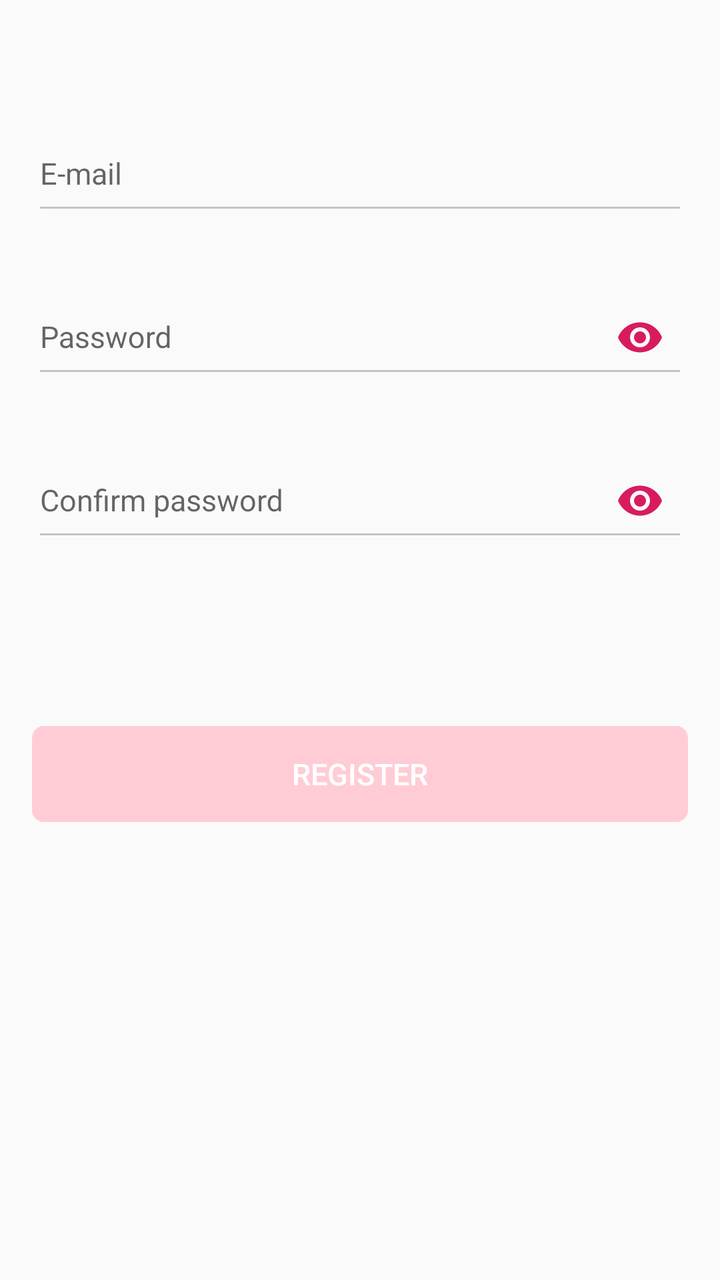
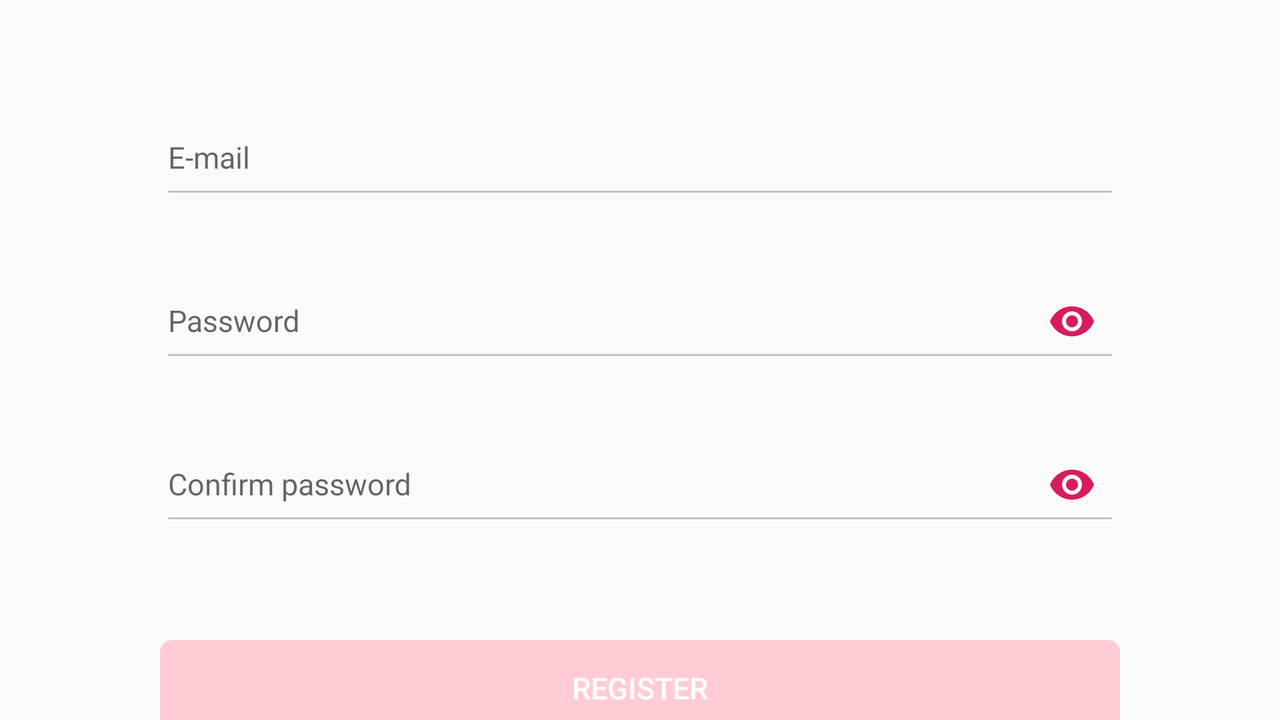

The same Android screen from two of the app's own layout files: first res/layout/ as a phone draws it, then the repository's variant for another configuration, drawn on a device whose configuration selects that folder. Both files follow.
<!-- AndroidManifest.xml: application theme AppTheme -->
<!-- res/layout/activity_registration.xml -->
<?xml version="1.0" encoding="utf-8"?>
<ScrollView
        xmlns:android="http://schemas.android.com/apk/res/android" android:layout_width="match_parent"
        android:layout_height="match_parent">
    <androidx.constraintlayout.widget.ConstraintLayout
            xmlns:app="http://schemas.android.com/apk/res-auto"
            android:layout_width="match_parent"
            android:layout_height="match_parent">
        <include android:id="@+id/toolbarRegistration"
                 layout="@layout/toolbar"/>
        <com.google.android.material.textfield.TextInputLayout
                android:id="@+id/emailRegLayout"
                android:layout_width="match_parent"
                android:layout_height="wrap_content"
                android:layout_marginStart="@dimen/margin_2x"
                android:layout_marginEnd="@dimen/margin_2x"
                app:layout_constraintTop_toBottomOf="@+id/toolbarRegistration"
                app:layout_constraintRight_toRightOf="parent"
                app:layout_constraintLeft_toLeftOf="parent"
                android:theme="@style/Input"
                app:errorEnabled="true">
            <com.google.android.material.textfield.TextInputEditText
                    android:id="@+id/emailRegInput"
                    android:layout_width="match_parent"
                    android:layout_height="wrap_content"
                    android:hint="E-mail"
                    android:textSize="@dimen/textSize_3x"
                    android:paddingBottom="@dimen/padding_3x"/>

        </com.google.android.material.textfield.TextInputLayout>

        <com.google.android.material.textfield.TextInputLayout
                android:id="@+id/passwordRegLayout"
                android:layout_width="match_parent"
                android:layout_height="wrap_content"
                android:layout_marginStart="@dimen/margin_2x"
                android:layout_marginEnd="@dimen/margin_2x"
                app:layout_constraintTop_toBottomOf="@+id/emailRegLayout"
                app:layout_constraintRight_toRightOf="parent"
                app:layout_constraintLeft_toLeftOf="parent"
                android:theme="@style/Input"
                app:errorEnabled="true"
                app:passwordToggleEnabled="true"
                app:passwordToggleDrawable="@drawable/ic_show_password"
                app:passwordToggleTint="@color/colorAccent"
        >
            <com.google.android.material.textfield.TextInputEditText
                    android:id="@+id/passwordRegInput"
                    style="@style/FullScreen.TextInputForms"
                    android:hint="Password"
                    android:inputType="textPassword"/>

        </com.google.android.material.textfield.TextInputLayout>
        <com.google.android.material.textfield.TextInputLayout
                android:id="@+id/passwordConfirmRegLayout"
                android:layout_width="match_parent"
                android:layout_height="wrap_content"
                android:layout_marginStart="@dimen/margin_2x"
                android:layout_marginEnd="@dimen/margin_2x"
                app:layout_constraintTop_toBottomOf="@+id/passwordRegLayout"
                app:layout_constraintRight_toRightOf="parent"
                app:layout_constraintLeft_toLeftOf="parent"
                android:theme="@style/Input"
                app:errorEnabled="true"
                app:passwordToggleEnabled="true"
                app:passwordToggleDrawable="@drawable/ic_show_password"
                app:passwordToggleTint="@color/colorAccent">
            <com.google.android.material.textfield.TextInputEditText
                    android:id="@+id/passwordConfirmRegInput"
                    style="@style/FullScreen.TextInputForms"
                    android:hint="Confirm password"
                    android:inputType="textPassword"/>
            <TextView android:id="@+id/errorRegister"
                      android:layout_width="wrap_content"
                      android:layout_height="wrap_content"
                      app:layout_constraintTop_toBottomOf="@id/passwordConfirmRegLayout"
                      app:layout_constraintLeft_toLeftOf="parent"
                      app:layout_constraintRight_toRightOf="parent"
                      android:visibility="invisible"
                      android:textColor="@android:color/holo_red_dark"
                      android:text="Placeholder"/>
        </com.google.android.material.textfield.TextInputLayout>
        <ProgressBar
                android:id="@+id/loadingScreenRegister"
                android:layout_width="match_parent"
                android:layout_height="wrap_content"
                app:layout_constraintTop_toBottomOf="@id/btnRegister"
                app:layout_constraintLeft_toLeftOf="parent"
                app:layout_constraintRight_toRightOf="parent"
                android:layout_marginTop="@dimen/margin_6x"
                android:visibility="gone"
        />
        <Button
                android:id="@+id/btnRegister"
                style="@style/FullScreen.Button"
                app:layout_constraintTop_toBottomOf="@+id/passwordConfirmRegLayout"
                app:layout_constraintLeft_toLeftOf="parent"
                app:layout_constraintRight_toRightOf="parent"
                android:layout_marginTop="@dimen/margin_6x"
                android:layout_marginStart="@dimen/margin_2x"
                android:layout_marginEnd="@dimen/margin_2x"
                android:text="REGISTER"/>

    </androidx.constraintlayout.widget.ConstraintLayout>
</ScrollView>
<!-- res/layout/toolbar.xml (included above) -->
<?xml version="1.0" encoding="utf-8"?>
<androidx.appcompat.widget.Toolbar xmlns:android="http://schemas.android.com/apk/res/android"
                                   android:layout_width="match_parent"
                                   android:layout_height="wrap_content"
                                   android:elevation="0dp"
                                   android:theme="@style/AppThemeSecondary">
</androidx.appcompat.widget.Toolbar>
<!-- resources referenced by this layout -->
<resources>
  <color name="colorAccent">#D81B60</color>
  <dimen name="margin_2x">16dp</dimen>
  <dimen name="margin_6x">48dp</dimen>
  <dimen name="padding_3x">15dp</dimen>
  <dimen name="textSize_3x">15sp</dimen>
  <style name="AppThemeSecondary" parent="Theme.AppCompat.Light">
          <item name="android:windowContentOverlay">@null</item>
          <item name="colorPrimary">#ffffff</item>
          <item name="colorPrimaryDark">@color/colorPrimaryDark</item>
          <item name="colorAccent">@color/colorAccent</item>
      </style>
  <style name="FullScreen.Button">
          <item name="android:textSize">@dimen/textSize_3x</item>
          <item name="android:textColor">#ffffff</item>
          <item name="android:background">@drawable/btn_selector</item>
          <item name="android:enabled">false</item>
      </style>
  <style name="FullScreen.TextInputForms">
          <item name="android:textSize">@dimen/textSize_3x</item>
          <item name="android:paddingTop">@dimen/padding_3x</item>
          <item name="android:paddingBottom">@dimen/padding_3x</item>
      </style>
  <style name="Input">
          <item name="colorControlNormal">@color/cardview_shadow_start_color</item>
          <item name="colorControlActivated">@color/cardview_shadow_start_color</item>
      </style>
  <style name="AppTheme" parent="Theme.AppCompat.Light.NoActionBar">
          <item name="colorPrimary">@color/colorPrimary</item>
          <item name="colorPrimaryDark">@color/colorPrimaryDark</item>
          <item name="colorAccent">@color/colorAccent</item>
      </style>
  <color name="colorPrimaryDark">#000000</color>
  <!-- drawable btn_selector (drawable) -->
  <?xml version="1.0" encoding="utf-8"?>
  <selector xmlns:android="http://schemas.android.com/apk/res/android">
      <item android:state_enabled="true" android:drawable="@drawable/btn_enabled"></item>
      <item android:drawable="@drawable/btn_disabled"></item>
  </selector>
  <color name="colorPrimary">#008577</color>
  <!-- drawable btn_enabled (drawable) -->
  <?xml version="1.0" encoding="utf-8"?>
  <shape  xmlns:android="http://schemas.android.com/apk/res/android">
      <solid android:color="#ff758c"/>
      <corners android:radius="6sp"/>
  </shape>
  <!-- drawable btn_disabled (drawable-hdpi) -->
  <?xml version="1.0" encoding="utf-8"?>
  <shape  xmlns:android="http://schemas.android.com/apk/res/android">
      <solid android:color="#ffccd5"/>
      <corners android:radius="6sp"/>
  </shape>
</resources>
<!-- res/layout-land/activity_registration.xml (the repository's variant of the layout above) -->
<!-- drawn on the phone turned sideways -->
<?xml version="1.0" encoding="utf-8"?>
<androidx.constraintlayout.widget.ConstraintLayout xmlns:android="http://schemas.android.com/apk/res/android"
                                                   xmlns:app="http://schemas.android.com/apk/res-auto"
                                                   android:layout_width="match_parent"
                                                   android:layout_height="match_parent">
    <androidx.constraintlayout.widget.Guideline android:id="@+id/guideFirst"
                                                android:layout_width="match_parent"
                                                android:layout_height="match_parent"
                                                android:orientation="vertical"
                                                app:layout_constraintGuide_percent="0.1"/>
    <androidx.constraintlayout.widget.Guideline android:id="@+id/guideSecond"
                                                android:layout_width="match_parent"
                                                android:layout_height="match_parent"
                                                android:orientation="vertical"
                                                app:layout_constraintGuide_percent="0.9"/>
    <include android:id="@+id/toolbarRegistration"
             layout="@layout/toolbar"/>
    <com.google.android.material.textfield.TextInputLayout
            android:id="@+id/emailRegLayout"
            android:layout_width="0dp"
            android:layout_height="wrap_content"
            android:layout_marginStart="@dimen/margin_2x"
            android:layout_marginEnd="@dimen/margin_2x"
            app:layout_constraintTop_toBottomOf="@+id/toolbarRegistration"
            app:layout_constraintRight_toLeftOf="@id/guideSecond"
            app:layout_constraintLeft_toRightOf="@id/guideFirst"
            android:theme="@style/Input"
            app:errorEnabled="true">
        <com.google.android.material.textfield.TextInputEditText
                android:id="@+id/emailRegInput"
                android:layout_width="match_parent"
                android:layout_height="wrap_content"
                android:hint="E-mail"
                android:textSize="@dimen/textSize_3x"
                android:paddingBottom="@dimen/padding_3x"/>

    </com.google.android.material.textfield.TextInputLayout>

    <com.google.android.material.textfield.TextInputLayout
            android:id="@+id/passwordRegLayout"
            android:layout_width="0dp"
            android:layout_height="wrap_content"
            android:layout_marginStart="@dimen/margin_2x"
            android:layout_marginEnd="@dimen/margin_2x"
            app:layout_constraintTop_toBottomOf="@+id/emailRegLayout"
            app:layout_constraintRight_toLeftOf="@id/guideSecond"
            app:layout_constraintLeft_toRightOf="@id/guideFirst"
            android:theme="@style/Input"
            app:errorEnabled="true"
            app:passwordToggleEnabled="true"
            app:passwordToggleDrawable="@drawable/ic_show_password"
            app:passwordToggleTint="@color/colorAccent"
    >
        <com.google.android.material.textfield.TextInputEditText
                android:id="@+id/passwordRegInput"
                style="@style/FullScreen.TextInputForms"
                android:hint="Password"
                android:inputType="textPassword"/>

    </com.google.android.material.textfield.TextInputLayout>
    <com.google.android.material.textfield.TextInputLayout
            android:id="@+id/passwordConfirmRegLayout"
            android:layout_width="0dp"
            android:layout_height="wrap_content"
            android:layout_marginStart="@dimen/margin_2x"
            android:layout_marginEnd="@dimen/margin_2x"
            app:layout_constraintTop_toBottomOf="@+id/passwordRegLayout"
            app:layout_constraintRight_toLeftOf="@id/guideSecond"
            app:layout_constraintLeft_toRightOf="@id/guideFirst"
            android:theme="@style/Input"
            app:errorEnabled="true"
            app:passwordToggleEnabled="true"
            app:passwordToggleDrawable="@drawable/ic_show_password"
            app:passwordToggleTint="@color/colorAccent">
        <com.google.android.material.textfield.TextInputEditText
                android:id="@+id/passwordConfirmRegInput"
                style="@style/FullScreen.TextInputForms"
                android:hint="Confirm password"
                android:inputType="textPassword"/>

    </com.google.android.material.textfield.TextInputLayout>
    <TextView android:id="@+id/errorRegister"
              android:layout_width="wrap_content"
              android:layout_height="wrap_content"
              app:layout_constraintTop_toBottomOf="@id/passwordConfirmRegLayout"
              app:layout_constraintLeft_toLeftOf="parent"
              app:layout_constraintRight_toRightOf="parent"
              android:visibility="invisible"
              android:textColor="@android:color/holo_red_dark"
              android:text="Placeholder"/>
    <ProgressBar
            android:id="@+id/loadingScreenRegister"
            android:layout_width="match_parent"
            android:layout_height="wrap_content"
            app:layout_constraintTop_toBottomOf="@id/btnRegister"
            app:layout_constraintLeft_toLeftOf="parent"
            app:layout_constraintRight_toRightOf="parent"
           android:visibility="gone"
    />
    <Button
            android:id="@+id/btnRegister"
            android:layout_width="0dp"
            android:layout_height="wrap_content"
            app:layout_constraintTop_toBottomOf="@+id/passwordConfirmRegLayout"
            app:layout_constraintRight_toLeftOf="@id/guideSecond"
            app:layout_constraintLeft_toRightOf="@id/guideFirst"
            android:layout_marginTop="@dimen/margin_4x"
            android:layout_marginStart="@dimen/margin_2x"
            android:layout_marginEnd="@dimen/margin_2x"
            android:textSize="@dimen/textSize_3x"
            android:textColor="#ffffff"
            android:background="@drawable/btn_selector"
            android:enabled="false"
            android:text="REGISTER"/>

</androidx.constraintlayout.widget.ConstraintLayout>
<!-- resources referenced by the variant -->
<!-- as the phone turned sideways resolves them -->
<resources>
  <color name="colorAccent">#D81B60</color>
  <dimen name="margin_2x">16dp</dimen>
  <dimen name="margin_4x">32dp</dimen>
  <dimen name="padding_3x">15dp</dimen>
  <dimen name="textSize_3x">15sp</dimen>
  <!-- drawable btn_selector (drawable) -->
  <?xml version="1.0" encoding="utf-8"?>
  <selector xmlns:android="http://schemas.android.com/apk/res/android">
      <item android:state_enabled="true" android:drawable="@drawable/btn_enabled"></item>
      <item android:drawable="@drawable/btn_disabled"></item>
  </selector>
  <style name="AppThemeSecondary" parent="Theme.AppCompat.Light">
          <item name="android:windowContentOverlay">@null</item>
          <item name="colorPrimary">#ffffff</item>
          <item name="colorPrimaryDark">@color/colorPrimaryDark</item>
          <item name="colorAccent">@color/colorAccent</item>
      </style>
  <style name="FullScreen.TextInputForms">
          <item name="android:textSize">@dimen/textSize_3x</item>
          <item name="android:paddingTop">@dimen/padding_3x</item>
          <item name="android:paddingBottom">@dimen/padding_3x</item>
      </style>
  <style name="Input">
          <item name="colorControlNormal">@color/cardview_shadow_start_color</item>
          <item name="colorControlActivated">@color/cardview_shadow_start_color</item>
      </style>
  <style name="AppTheme" parent="Theme.AppCompat.Light.NoActionBar">
          <item name="colorPrimary">@color/colorPrimary</item>
          <item name="colorPrimaryDark">@color/colorPrimaryDark</item>
          <item name="colorAccent">@color/colorAccent</item>
      </style>
  <!-- drawable btn_enabled (drawable) -->
  <?xml version="1.0" encoding="utf-8"?>
  <shape  xmlns:android="http://schemas.android.com/apk/res/android">
      <solid android:color="#ff758c"/>
      <corners android:radius="6sp"/>
  </shape>
  <!-- drawable btn_disabled (drawable-hdpi) -->
  <?xml version="1.0" encoding="utf-8"?>
  <shape  xmlns:android="http://schemas.android.com/apk/res/android">
      <solid android:color="#ffccd5"/>
      <corners android:radius="6sp"/>
  </shape>
  <color name="colorPrimaryDark">#000000</color>
  <color name="colorPrimary">#008577</color>
</resources>
